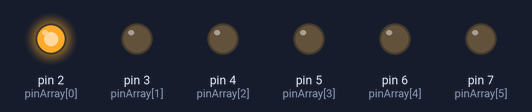
A sketch run on a simulated Arduino Uno, built with avr-gcc and run on an emulated ATmega328P. On the bench: output pins drawn as LEDs (lit = HIGH).

Above: at 0.03 s.
At 1.01 s:
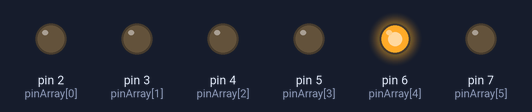
At 1.43 s:
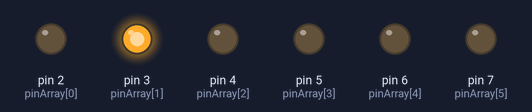
At 1.92 s:
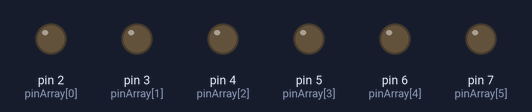
At 2.97 s:
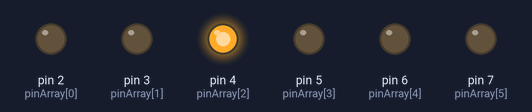
At 3.81 s:
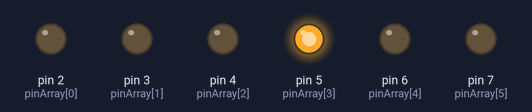
Timing chart, 0 to 4.1 s (numbered marks = the images above):
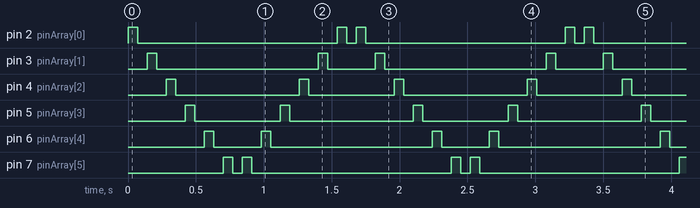

Measured:
- by itself, pin 2 (pinArray[0]): repeats every 1.7 s: LOW 1.5 s, HIGH 0.07 s, LOW 0.07 s, HIGH 0.07 s
- by itself, pin 3 (pinArray[1]): repeats every 1.7 s: LOW 1.2 s, HIGH 0.07 s, LOW 0.35 s, HIGH 0.07 s
- by itself, pin 4 (pinArray[2]): repeats every 1.7 s: LOW 0.91 s, HIGH 0.07 s, LOW 0.63 s, HIGH 0.07 s
- by itself, pin 5 (pinArray[3]): repeats every 1.7 s: LOW 0.63 s, HIGH 0.07 s, LOW 0.91 s, HIGH 0.07 s
- by itself, pin 6 (pinArray[4]): repeats every 1.7 s: LOW 0.35 s, HIGH 0.07 s, LOW 1.2 s, HIGH 0.07 s
- by itself, pin 7 (pinArray[5]): repeats every 1.7 s: LOW 0.07 s, HIGH 0.07 s, LOW 1.5 s, HIGH 0.07 s

The sketch:

CocheFantastico2.ino
```cpp
//Coche fantastico 2

// En este ejercicio vamos a usar un array.

// Un array es un conjunto de datos del mismo tipo ordenados de forman líneal uno después de otro.
// Los componentes de un array se han de referenciar por medio del nombre del array y un índice de desplazamiento para indicar el componente deseado.

// Define el array de pines con todos los pines a usar, en lugar de uno a uno
int pinArray[] = {2, 3, 4, 5, 6, 7};

// Creamos una variable llamada contador que va pasando por cada uno de nuestros pines que hemos puesto en el array
int count = 0;

// Definimos el tiempo de espera
int espera = 70;

void setup(){

//Usaremos un FOR, que nos permite aumentar poco a poco nuestro contador para poner todos los pines de salida

for (count=0;count<6;count++){

// Configuramos todos los PINs como salida
pinMode(pinArray[count], OUTPUT);
}
}
void loop() {

//Usaremos un FOR, que nos permite aumentar poco a poco nuestro contador e ir encendiendo nuestros leds
for (count=0;count<6;count++) {

// Recorrido de ida de encendido
digitalWrite(pinArray[count], HIGH);

//Tiempo de espera
delay(espera);

// Recorrido de vuelta de apagado
digitalWrite(pinArray[count], LOW);

//Tiempo de espera
delay(espera);
}

//Usaremos un FOR, que nos permite aumentar poco a poco nuestro contador e ir encendiendo nuestros leds
 // en sentido inverso
for (count=5;count>=0;count--) {

// Recorrido de vuelta de encendido
digitalWrite(pinArray[count], HIGH);

//Tiempo de espera
delay(espera);

// Recorrido de vuelta de apagado
digitalWrite(pinArray[count], LOW);

//Tiempo de espera
delay(espera);
}
}
```
